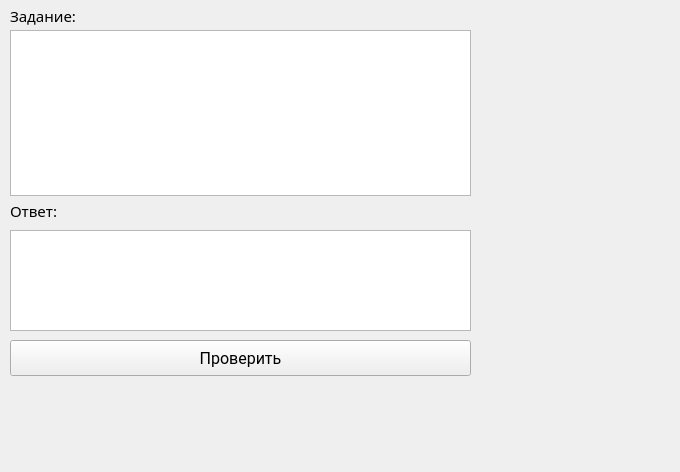
<?xml version="1.0" encoding="UTF-8"?>
<ui version="4.0">
 <class>Form</class>
 <widget class="QWidget" name="Form">
  <property name="geometry">
   <rect>
    <x>0</x>
    <y>0</y>
    <width>680</width>
    <height>472</height>
   </rect>
  </property>
  <property name="windowTitle">
   <string>aCrypt - задание</string>
  </property>
  <widget class="QTextEdit" name="taskTextEdit">
   <property name="geometry">
    <rect>
     <x>10</x>
     <y>30</y>
     <width>461</width>
     <height>166</height>
    </rect>
   </property>
   <property name="minimumSize">
    <size>
     <width>400</width>
     <height>100</height>
    </size>
   </property>
   <property name="font">
    <font>
     <pointsize>12</pointsize>
    </font>
   </property>
   <property name="readOnly">
    <bool>true</bool>
   </property>
  </widget>
  <widget class="QLabel" name="taskLabel">
   <property name="geometry">
    <rect>
     <x>10</x>
     <y>5</y>
     <width>81</width>
     <height>21</height>
    </rect>
   </property>
   <property name="minimumSize">
    <size>
     <width>81</width>
     <height>21</height>
    </size>
   </property>
   <property name="maximumSize">
    <size>
     <width>81</width>
     <height>21</height>
    </size>
   </property>
   <property name="font">
    <font>
     <family>Roboto Lt</family>
     <pointsize>11</pointsize>
     <bold>false</bold>
    </font>
   </property>
   <property name="text">
    <string>Задание:</string>
   </property>
  </widget>
  <widget class="QLabel" name="answerLabel">
   <property name="geometry">
    <rect>
     <x>10</x>
     <y>200</y>
     <width>81</width>
     <height>21</height>
    </rect>
   </property>
   <property name="minimumSize">
    <size>
     <width>81</width>
     <height>21</height>
    </size>
   </property>
   <property name="maximumSize">
    <size>
     <width>81</width>
     <height>21</height>
    </size>
   </property>
   <property name="font">
    <font>
     <family>Roboto Lt</family>
     <pointsize>11</pointsize>
     <bold>false</bold>
    </font>
   </property>
   <property name="text">
    <string>Ответ:</string>
   </property>
  </widget>
  <widget class="QTextEdit" name="answerTextEdit">
   <property name="geometry">
    <rect>
     <x>10</x>
     <y>230</y>
     <width>461</width>
     <height>101</height>
    </rect>
   </property>
   <property name="minimumSize">
    <size>
     <width>400</width>
     <height>101</height>
    </size>
   </property>
   <property name="maximumSize">
    <size>
     <width>16777215</width>
     <height>128</height>
    </size>
   </property>
   <property name="font">
    <font>
     <pointsize>12</pointsize>
    </font>
   </property>
   <property name="readOnly">
    <bool>false</bool>
   </property>
  </widget>
  <widget class="QPushButton" name="answerButton">
   <property name="geometry">
    <rect>
     <x>10</x>
     <y>340</y>
     <width>461</width>
     <height>36</height>
    </rect>
   </property>
   <property name="minimumSize">
    <size>
     <width>400</width>
     <height>36</height>
    </size>
   </property>
   <property name="maximumSize">
    <size>
     <width>16777215</width>
     <height>36</height>
    </size>
   </property>
   <property name="font">
    <font>
     <family>Roboto</family>
     <pointsize>12</pointsize>
    </font>
   </property>
   <property name="text">
    <string>Проверить</string>
   </property>
  </widget>
  <widget class="QWidget" name="verticalLayoutWidget">
   <property name="geometry">
    <rect>
     <x>450</x>
     <y>10</y>
     <width>21</width>
     <height>21</height>
    </rect>
   </property>
   <layout class="QVBoxLayout" name="verticalLayout">
    <property name="spacing">
     <number>6</number>
    </property>
    <property name="leftMargin">
     <number>6</number>
    </property>
    <property name="topMargin">
     <number>6</number>
    </property>
    <property name="rightMargin">
     <number>6</number>
    </property>
    <property name="bottomMargin">
     <number>6</number>
    </property>
   </layout>
  </widget>
 </widget>
 <resources/>
 <connections/>
</ui>
